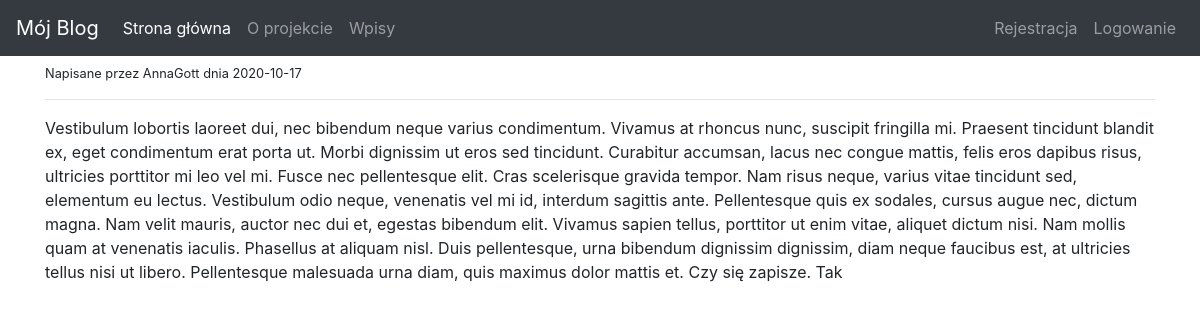
/articles/1/, run on the app's committed database.
### app.py (models this page shows)
class Items(db.Model):
    __tablename__ = 'items'
    id = db.Column(db.Integer, primary_key=True)
    title = db.Column(db.Text)
    body = db.Column(db.String(500), index=True, unique=False)
    author= db.Column(db.String(100), index=True, unique=True)
    create_date = db.Column(db.String(128))
    publish= db.Column(db.String(2), unique=False)

### app.py (the view)
@app.route('/articles/<string:id>/')
def article(id):
    result=Items.query.filter_by(id=id).all()
    if len(result)>0:
        article = Items.query.filter_by(id=id).first()
        return render_template('article.html', article=article)
    return render_template('article.html',id=id)

### templates/article.html (shortened to what this page needs)
{% extends 'layout.html' %}
{% block body %}
    <small> Napisane przez {{article.author}} dnia {{article.create_date}}</small>
    <hr>
    <div>
        {{article.body | safe}}
    </div>
{%endblock%}

### data on the page
Items: author "AnnaGott", create_date "2020-10-17", body "Vestibulum lobortis laoreet dui, nec bibendum neque varius condimentum. Vivamus at rhoncus nunc, suscipit fringilla mi. Praesent tincidunt blandit ex, eget condimentum erat porta ut. Morbi dignissim ut eros sed tincidunt. Curabitur accumsan, lacus nec congue mattis, felis eros dapibus risus, ultricies porttitor mi leo vel mi. Fusce nec pellentesque elit. Cras scelerisque gravida tempor. Nam risus neque, varius vitae tincidunt sed, elementum eu lectus. Vestibulum odio neque, venenatis vel mi id, interdum sagittis ante. Pellentesque quis ex sodales, cursus augue nec, dictum magna. Nam velit mauris, auctor nec dui et, egestas bibendum elit. Vivamus sapien tellus, porttitor ut enim vitae,…"
